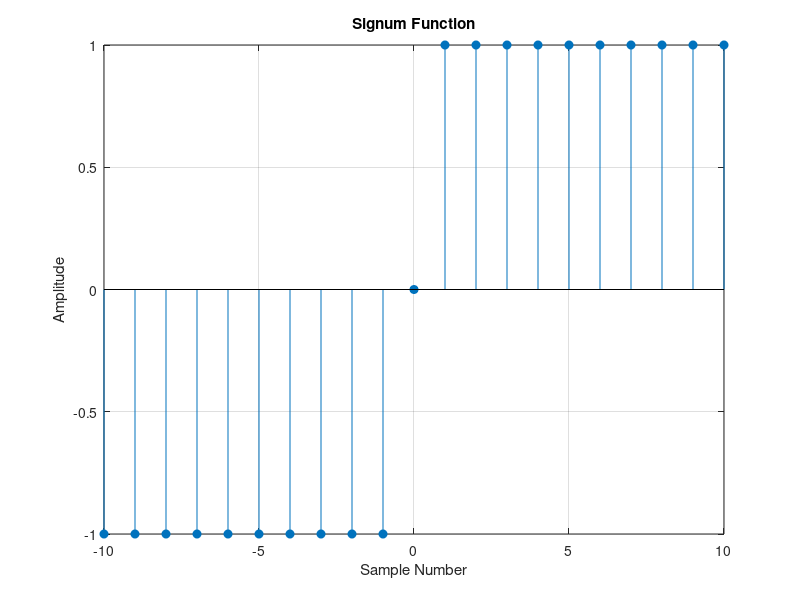

The MATLAB script that drew this image:
n = -10:10;
signum = [-1*ones(1, 10) 0 ones(1, 10)];
stem(n, signum, 'filled');
title('Signum Function');
xlabel('Sample Number');
ylabel('Amplitude');
grid;
